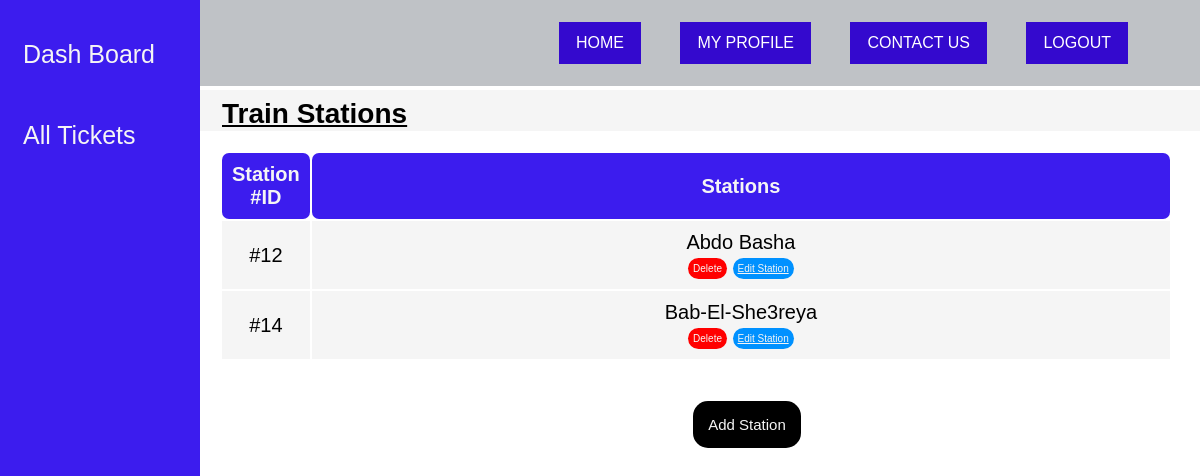
Page /train-stations.php (signed in) on the committed database.
### tables this page shows
CREATE TABLE `stations` (
  `stations` varchar(200) NOT NULL,
  `station_id` int(255) NOT NULL
);

### train-stations.php (the view, shortened to what this page needs)
<!DOCTYPE html>
<html lang="en">
<head>
    <link rel="stylesheet" href="CSS/admin-panel.css">
</head>
<?php
    include 'navbar.php';?>
<body>
    <div class="sidenav">
        <a href="admin-panel.php">Dash Board</a>
        <a href="all-tickets.php">All Tickets</a>
    </div>
    <div class="body2">
        <div class="title">
            <p> <b>Train Stations</b></p>
        </div>
        <div class="users-table">
            <table>
                <thead>
                    <tr>
                        <th  class="special-head">Station #ID</th>
                        <th >Stations</th>
                    </tr>
                </thead>
                <?php
                         $sql = 'SELECT * FROM stations ';
                         $result= mysqli_query($conn,$sql);
                         while ($row= mysqli_fetch_assoc($result)){
                         ?>
                                         <tbody>
                                                <tr class="grey-tr">
                                                 <td>#<?php echo  $row['station_id'];?>
                                                 <td><?php echo $row['stations']; ?>
                                                <form action = 'deleteStation.php?action=remove&id=<?php echo $row['station_id'];?>' method = 'POST'>
                                                    <input id="delete-station-button" type = 'submit' name = 'delete' value = 'Delete' >
                                                    <div class="button-to-edit-station">
                                                        <a id="edit-station-button" href = 'edit-station.php?action=edit&id=<?php echo $row['station_id'];?>'>Edit Station</a>
                                                    </div>
                                                   </td>
                                             </tr>
                                         </tbody>
                                         <?php
                         }
                         ?>
                                     </table>
                                 </div>
        <div class="centering">
        <div class="button-to-add-station">
            <button id="add-station-button" onclick="openForm()">Add Station</button>
        </div>
    </div>
    </div>
</body>
</html>

### css/admin-panel.css (style rules this page uses)
body { font-family: 'Poppins', sans-serif; }
.sidenav { height: 100%; width: 200px; position: fixed; z-index: 1; top: 0; left: 0px; background-color: rgb(60, 28, 238); overflow-x: hidden; padding-top: 34px; }
.sidenav a { padding: 6px 6px 6px 23px; text-decoration: none; margin-bottom: 40px; font-size: 25px; color: whitesmoke; display: block; }
.body2 { margin-left: 192px; }
.title { margin-top: 90px; font-size: 28px; text-decoration: underline; text-underline-offset: 2px; background-color: whitesmoke; padding: 8px 30px 1px; }
.users-table { text-align: center; margin: 20px 28px; font-size: 20px; }
table { width: 100%; }
th { color: whitesmoke; background-color: rgb(60, 28, 238); border: 0px #111 solid; border-radius: 7px; }
th, td { padding: 10px; }
.grey-tr { background-color: rgb(245, 245, 245); border: 4px rgb(60, 28, 238) solid; }
.button-to-add-station, .button-to-delete-station, .button-to-edit-station { text-align: center; display: inline-block; }
#add-station-button { margin-top: 20px; margin-left: 102px; border-radius: 15px; color: whitesmoke; background-color: black; border: 0px black solid; border-color: unset; font-size: 15px; padding: 15px; cursor: pointer; }
#edit-station-button { border-radius: 15px; color: whitesmoke; background-color: rgb(0, 145, 255); border: 0px black solid; border-color: unset; font-size: 10px; padding: 5px; }
#delete-station-button { border-radius: 15px; color: whitesmoke; background-color: red; border: 0px black solid; border-color: unset; font-size: 10px; padding: 5px; cursor: pointer; }
.centering { text-align: center; }
.special-head { width: 30px; }

### css/index.css (style rules this page uses)
:root { --main-text-color: #3409ce; }
* { font-family: "Poppins", sans-serif; margin: 0; padding: 0; box-sizing: border-box; list-style: none; }

### rows in the picture
stations: station_id "12", stations "Abdo Basha"
stations: station_id "14", stations "Bab-El-She3reya"
